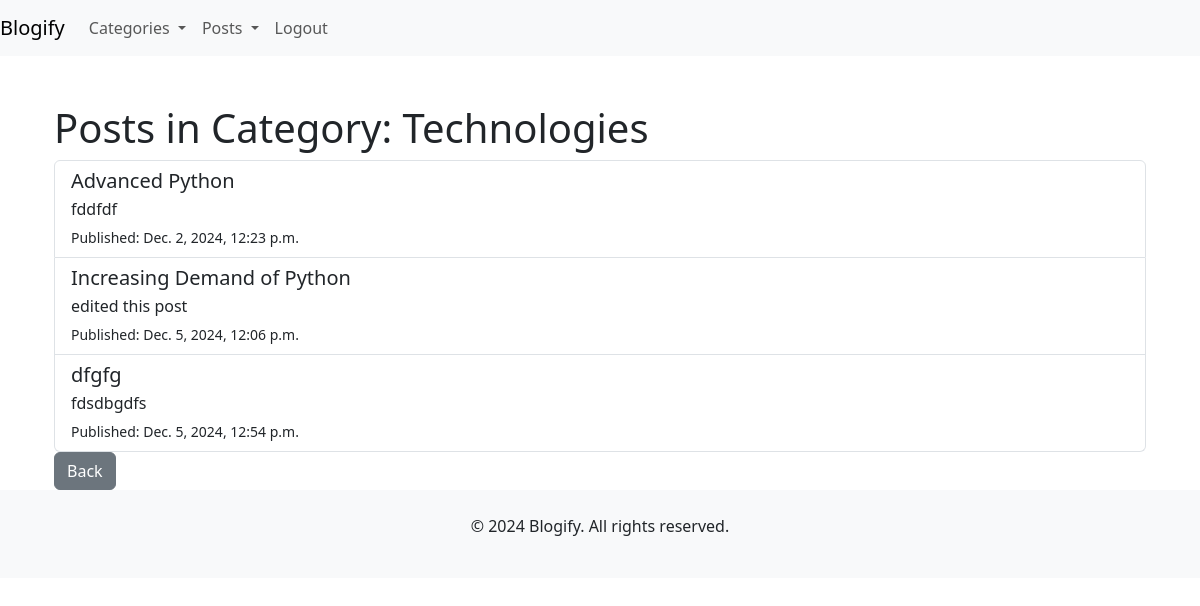
Before: /users/category/1/ with the older database file.
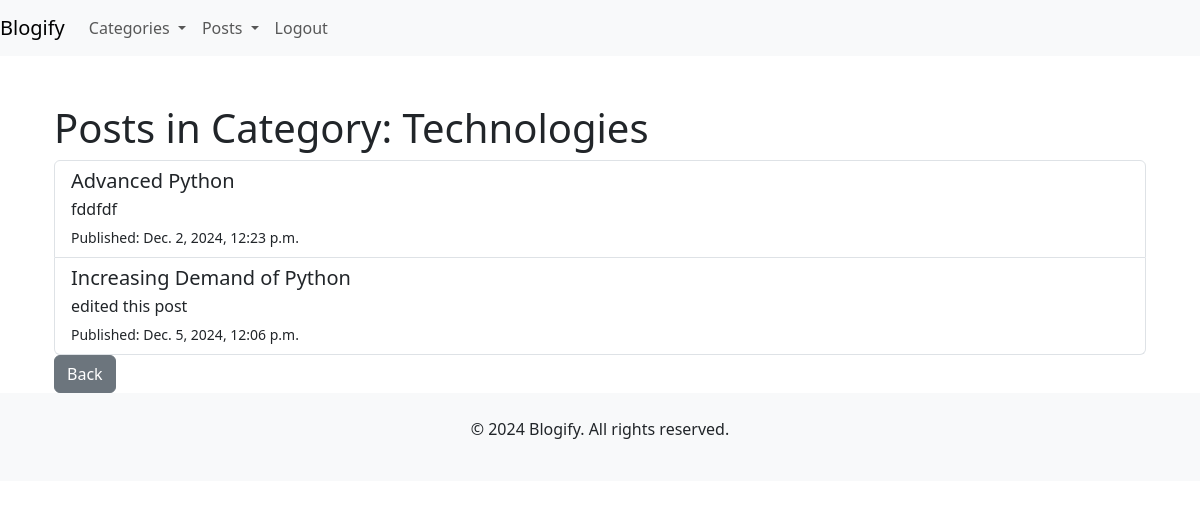
After: the same page with the newer database file.
### blog/models.py (models this page shows, shortened)
class Post(models.Model):
    title = models.CharField(max_length=200)
    content = models.TextField()
    author = models.ForeignKey(settings.AUTH_USER_MODEL, on_delete=models.CASCADE, related_name='posts')
    created_at = models.DateTimeField(auto_now_add=True)
    updated_at = models.DateTimeField(auto_now=True)
    published = models.BooleanField(default=False)
    slug = models.SlugField(unique=True)  # A slug to be used in the URL
    category = models.ForeignKey(Category, on_delete=models.CASCADE, related_name='posts', null=True, blank=True)  # Link to Category

### User/views.py (the view)
# urls.py: path('category/<int:category_id>/', views.UserCategoryPosts, name='user_category_post'),
def UserCategoryPosts(request, category_id):
    category = get_object_or_404(Category, id=category_id)
    posts = Post.objects.filter(category=category)
    return render(request, 'user/user_category_posts.html', {'category': category, 'posts': posts})

### User/templates/user/user_category_posts.html
{% extends 'user/user_base.html' %}
{% block content %}
<div class="container mt-5">
    <h1>Posts in Category: {{ category.name }}</h1>
    {% if posts %}
        <div class="list-group">
            {% for post in posts %}
                <a href="{% url 'user_post_detail' post.id %}" class="list-group-item list-group-item-action">
                    <h5 class="mb-1">{{ post.title }}</h5>
                    <p class="mb-1">{{ post.content|truncatewords:20 }}</p>
                    <small>Published: {{ post.created_at }}</small>
                </a>
            {% endfor %}
        </div>
        <a href="{% url 'user_category_list'%}" class="btn btn-secondary">Back</a>
    {% else %}
        <p>No posts available in this category.</p>
    {% endif %}
</div>
{% endblock %}

Changed rows visible on the page:
removed Post: title "dfgfg", content "fdsdbgdfs", created_at "Dec. 5, 2024, 12:54 p.m."
